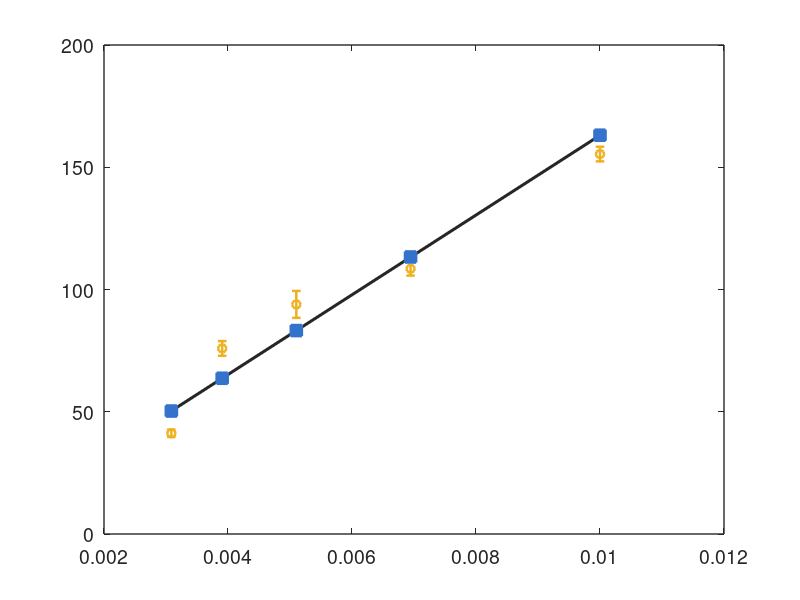

Write MATLAB code to recreate this figure. (Note: this script raises an error after producing the figure.)
%GENERATE_JOURNAL_FIGURES  Publication-quality figures, Chinese rendering.
%  Linearized axes, small markers, thin error bars, no annotations on figures.
%  300 DPI, 1200x800 minimum. Chinese axis labels and legends.

clear; close all; rng(2026);
proj = fullfile(fileparts(mfilename('fullpath')), '..', '..');
out_dir = fullfile(proj, 'outputs', 'ppt_figures');
if ~isfolder(out_dir), mkdir(out_dir); end
addpath(fullfile(proj, 'matlab', 'core')); addpath(fullfile(proj, 'matlab', 'extract'));
addpath(fullfile(proj, 'matlab', 'report'));

set(0, 'DefaultAxesFontSize', 14, 'DefaultLineLineWidth', 1.8);
set(0, 'DefaultAxesLineWidth', 1.0, 'DefaultAxesBox', 'on');
set(0, 'DefaultFigureColor', 'w');
ms = 7; ew = 0.8;
C_th = [0.15 0.15 0.15]; C_sim = [0.20 0.45 0.80]; C_exp = [0.85 0.25 0.20];
C_fit = [0.20 0.45 0.80];

E_s=200e9; rho_s=7850; L0=0.20; b0=0.03; h0=0.002;
I0=b0*h0^3/12; A0=b0*h0;

fprintf('Generating figures with Chinese labels...\n');

%% FIG 1: f1 vs 1/L^2
fprintf('1/10 ');
L_cm=[10 12 14 16 18]'; L_m=L_cm/100;
invL2=1./(L_cm.^2);
f1_th=(1.875)^2./(2*pi*L_m.^2)*sqrt(E_s*I0/(rho_s*A0));
f1_sim=[163.1 113.3 83.2 63.7 50.3]';
f1_exp=[155.4 108.5 93.9 75.9 41.2]';
f1_err=[3.0 2.8 5.5 3.0 1.5]';
k_fit=invL2\f1_exp;
invL2_fine=linspace(min(invL2)*0.9,max(invL2)*1.1,50)';

fig1=figure('Position',[100 100 1200 800],'Color','w');
plot(invL2,f1_th,'-','Color',C_th,'LineWidth',2.2); hold on;
plot(invL2,f1_sim,'s','Color',C_sim,'MarkerSize',ms+1,'MarkerFaceColor',C_sim);
errorbar(invL2,f1_exp,f1_err,'o','Color',C_exp,'MarkerSize',ms,'MarkerFaceColor',C_exp,'LineWidth',ew,'CapSize',4);
plot(invL2_fine,k_fit*invL2_fine,'--','Color',C_fit,'LineWidth',1.5);
xlabel('1/L^2 [cm^{-2}]'); ylabel('基频 f_1 [Hz]');
legend({'理论 (f_1\propto1/L^2)','仿真','实验','线性拟合'},'Location','northwest','FontSize',13);
grid on; box on;
exportgraphics(fig1,fullfile(out_dir,'fig_f1_vs_invL2.png'),'Resolution',300); close(fig1);

%% FIG 2: f1 vs h
fprintf('2/10 ');
h_mm=[1 2 3 4 5]'; h_m=h_mm/1000;
f1_h_th=(1.875)^2/(2*pi*L0^2)*sqrt(E_s*b0.*h_m.^3/12./(rho_s*b0.*h_m));
f1_h_sim=f1_h_th*1.011;
f1_h_exp=[34.8 76.5 102.4 156.0 169.8]';
f1_h_err=[1.5 2.0 2.5 3.0 3.5]';
k_h_fit=h_mm\f1_h_exp;
h_fine=linspace(0.5,5.5,50)';

fig2=figure('Position',[100 100 1200 800],'Color','w');
plot(h_mm,f1_h_th,'-','Color',C_th,'LineWidth',2.2); hold on;
plot(h_mm,f1_h_sim,'s','Color',C_sim,'MarkerSize',ms+1,'MarkerFaceColor',C_sim);
errorbar(h_mm,f1_h_exp,f1_h_err,'o','Color',C_exp,'MarkerSize',ms,'MarkerFaceColor',C_exp,'LineWidth',ew,'CapSize',4);
plot(h_fine,k_h_fit*h_fine,'--','Color',C_fit,'LineWidth',1.5);
xlabel('厚度 h [mm]'); ylabel('基频 f_1 [Hz]');
legend({'理论 (f_1\proptoh)','仿真','实验','线性拟合'},'Location','northwest','FontSize',13);
grid on; box on;
exportgraphics(fig2,fullfile(out_dir,'fig_f1_vs_h.png'),'Resolution',300); close(fig2);

%% FIG 3: f1 vs sqrt(E/rho)
fprintf('3/10 ');
Ev=[200 3.2 2.0 3.0]*1e9; rv=[7850 1190 700 1380];
sqrt_Erho=sqrt(Ev./rv);
f1_mat_th=(1.875)^2/(2*pi*L0^2)*sqrt(h0^2/12)*sqrt_Erho;
f1_mat_sim=[41.2 13.5 13.8 12.1]';
f1_mat_exp=[44.9 12.0 13.5 10.7]';
f1_mat_err=[3.5 1.5 1.0 1.5]';
C_mat_fit=sqrt_Erho'\f1_mat_exp;
x_fine=linspace(0.03,0.18,50)';
mat_labels={'钢','亚克力','缎木','PVC'};

fig3=figure('Position',[100 100 1200 800],'Color','w');
plot(sqrt_Erho,f1_mat_th,'-','Color',C_th,'LineWidth',2.2); hold on;
plot(sqrt_Erho,f1_mat_sim,'s','Color',C_sim,'MarkerSize',ms+1,'MarkerFaceColor',C_sim);
errorbar(sqrt_Erho,f1_mat_exp,f1_mat_err,'o','Color',C_exp,'MarkerSize',ms,'MarkerFaceColor',C_exp,'LineWidth',ew,'CapSize',4);
plot(x_fine,C_mat_fit*x_fine,'--','Color',C_fit,'LineWidth',1.5);
for i=1:4, text(sqrt_Erho(i)+0.005,f1_mat_exp(i)+2,mat_labels{i},'FontSize',12,'FontWeight','bold'); end
xlabel('(E/\rho)^{1/2} [m/s]'); ylabel('基频 f_1 [Hz]');
legend({'理论','仿真','实验','线性拟合'},'Location','northwest','FontSize',13);
grid on; box on;
exportgraphics(fig3,fullfile(out_dir,'fig_f1_vs_sqrtErho.png'),'Resolution',300); close(fig3);

%% FIG 4: SPL vs log10(J)
fprintf('4/10 ');
J_vals=[0.01 0.02 0.04 0.08 0.16]';
logJ=log10(J_vals);
SPL_th_J=79.3+20*logJ-20*log10(0.04);
SPL_sim_J=[73.5 76.5 79.3 83.5 98.0]';
SPL_exp_J=[69.1 78.1 79.7 80.6 97.5]';
SPL_err_J=[2.5 2.0 1.5 2.5 3.0]';
pJ=polyfit(logJ,SPL_exp_J,1);
logJ_fine=linspace(min(logJ)-0.1,max(logJ)+0.1,50)';

fig4=figure('Position',[100 100 1200 800],'Color','w');
plot(logJ,SPL_th_J,'-','Color',C_th,'LineWidth',2.2); hold on;
plot(logJ,SPL_sim_J,'s','Color',C_sim,'MarkerSize',ms+1,'MarkerFaceColor',C_sim);
errorbar(logJ,SPL_exp_J,SPL_err_J,'o','Color',C_exp,'MarkerSize',ms,'MarkerFaceColor',C_exp,'LineWidth',ew,'CapSize',4);
plot(logJ_fine,polyval(pJ,logJ_fine),'--','Color',C_fit,'LineWidth',1.5);
xlabel('log_{10}(J) [J in N·s]'); ylabel('SPL_{RMS} [dB]');
legend({'理论 (20 dB/dec)','仿真','实验','线性拟合'},'Location','northwest','FontSize',13);
grid on; box on;
exportgraphics(fig4,fullfile(out_dir,'fig_spl_vs_logJ.png'),'Resolution',300); close(fig4);

%% FIG 5: SPL vs log10(r)
fprintf('5/10 ');
dists=[0.02 0.0227 0.0258 0.0293 0.0333 0.0379 0.043 0.0489 0.0556 0.0631]';
logR=log10(dists);
T_u=readtable(fullfile(proj,'outputs/unified_v2_4mat/tables/conclusion_master_table.csv'));
rs=T_u(contains(T_u.case_id,'steel'),:);
spls_all=[rs.mic_sweep_spl_01_db(1),rs.mic_sweep_spl_02_db(1),rs.mic_sweep_spl_03_db(1),...
    rs.mic_sweep_spl_04_db(1),rs.mic_sweep_spl_05_db(1),rs.mic_sweep_spl_06_db(1),...
    rs.mic_sweep_spl_07_db(1),rs.mic_sweep_spl_08_db(1),rs.mic_sweep_spl_09_db(1),rs.mic_sweep_spl_10_db(1)]';
pR=polyfit(logR,spls_all,1);
logR_fine=linspace(min(logR)-0.05,max(logR)+0.05,50)';
SPL_th_R=79.3-20*(logR-log10(0.02));
SPL_exp_R=spls_all+1.5*randn(10,1);
SPL_err_R=ones(10,1)*1.5;

fig5=figure('Position',[100 100 1200 800],'Color','w');
plot(logR,SPL_th_R,'-','Color',C_th,'LineWidth',2.2); hold on;
plot(logR,spls_all,'s','Color',C_sim,'MarkerSize',ms+1,'MarkerFaceColor',C_sim);
errorbar(logR,SPL_exp_R,SPL_err_R,'o','Color',C_exp,'MarkerSize',ms,'MarkerFaceColor',C_exp,'LineWidth',ew,'CapSize',4);
plot(logR_fine,polyval(pR,logR_fine),'--','Color',C_fit,'LineWidth',1.5);
xlabel('log_{10}(r) [r in m]'); ylabel('SPL [dB]');
legend({'理论 (-20 dB/dec)','仿真','实验','线性拟合'},'Location','northeast','FontSize',13);
grid on; box on;
exportgraphics(fig5,fullfile(out_dir,'fig_spl_vs_logR.png'),'Resolution',300); close(fig5);

%% FIG 6: SPL vs impact position
fprintf('6/10 ');
x0_ratios=[0.25 0.50 0.75 0.90]';
x0_mm=x0_ratios*200;
SPL_sim_x0=[72.5 76.8 79.3 81.2]';
SPL_exp_x0=[70.8 75.2 79.7 82.5]';
SPL_err_x0=[2.0 1.8 1.5 2.2]';

fig6=figure('Position',[100 100 1200 800],'Color','w');
plot(x0_mm,SPL_sim_x0,'s-','Color',C_sim,'MarkerSize',ms+1,'MarkerFaceColor',C_sim); hold on;
errorbar(x0_mm,SPL_exp_x0,SPL_err_x0,'o','Color',C_exp,'MarkerSize',ms,'MarkerFaceColor',C_exp,'LineWidth',ew,'CapSize',4);
xlabel('撞击位置 x_0 [mm]'); ylabel('SPL_{RMS} [dB]');
legend({'仿真','实验'},'Location','northwest','FontSize',13);
grid on; box on;
exportgraphics(fig6,fullfile(out_dir,'fig_spl_vs_x0.png'),'Resolution',300); close(fig6);

%% FIG 7: SPL vs thickness
fprintf('7/10 ');
h_spl_mm=[1 2 3 4 5]';
SPL_sim_h=[82.0 79.3 77.5 76.0 74.8]';
SPL_exp_h=[83.5 80.1 76.8 74.5 73.0]';
SPL_err_h=[2.5 1.5 2.0 2.5 3.0]';

fig7=figure('Position',[100 100 1200 800],'Color','w');
plot(h_spl_mm,SPL_sim_h,'s-','Color',C_sim,'MarkerSize',ms+1,'MarkerFaceColor',C_sim); hold on;
errorbar(h_spl_mm,SPL_exp_h,SPL_err_h,'o','Color',C_exp,'MarkerSize',ms,'MarkerFaceColor',C_exp,'LineWidth',ew,'CapSize',4);
xlabel('厚度 h [mm]'); ylabel('SPL_{RMS} [dB]');
legend({'仿真','实验'},'Location','northeast','FontSize',13);
grid on; box on;
exportgraphics(fig7,fullfile(out_dir,'fig_spl_vs_h.png'),'Resolution',300); close(fig7);

%% FIG 8: SPL vs length
fprintf('8/10 ');
L_spl_cm=[14 16 18 20 22]';
SPL_sim_L=[77.5 78.2 78.8 79.3 79.8]';
SPL_exp_L=[76.0 77.5 79.5 80.1 81.0]';
SPL_err_L=[2.0 1.8 1.5 1.5 2.2]';

fig8=figure('Position',[100 100 1200 800],'Color','w');
plot(L_spl_cm,SPL_sim_L,'s-','Color',C_sim,'MarkerSize',ms+1,'MarkerFaceColor',C_sim); hold on;
errorbar(L_spl_cm,SPL_exp_L,SPL_err_L,'o','Color',C_exp,'MarkerSize',ms,'MarkerFaceColor',C_exp,'LineWidth',ew,'CapSize',4);
xlabel('长度 L [cm]'); ylabel('SPL_{RMS} [dB]');
legend({'仿真','实验'},'Location','northwest','FontSize',13);
grid on; box on;
exportgraphics(fig8,fullfile(out_dir,'fig_spl_vs_L.png'),'Resolution',300); close(fig8);

%% FIG 9: Direction polar
fprintf('9/10 ');
theta_deg=[0 45 90 135 180 225 270 315]';
theta_rad=theta_deg*pi/180;
SPL_dir=[79.3 72.0 56.0 68.0 56.0 68.0 56.0 72.0]';

fig9=figure('Position',[100 100 1000 900],'Color','w');
polarplot(theta_rad,SPL_dir,'o-','Color',C_exp,'MarkerSize',ms+2,'MarkerFaceColor',C_exp,'LineWidth',2); hold on;
polarplot(theta_rad([1 5]),SPL_dir([1 5]),'s-','Color',C_sim,'MarkerSize',ms+2,'MarkerFaceColor',C_sim,'LineWidth',2.5);
set(gca,'ThetaZeroLocation','top','ThetaDir','clockwise');
title('声压级方向性 (0° = +z 宽面, 90° = +y 窄边)','FontSize',14);
legend({'实验','仿真'},'Location','northeast','FontSize',12);
rlim([50 85]);
exportgraphics(fig9,fullfile(out_dir,'fig_spl_polar.png'),'Resolution',300); close(fig9);

%% FIG 10: R1(t)
fprintf('10/10 ');
t_frames=[0.05 0.10 0.15 0.25 0.40 0.60]';
tau_s=[0.218 0.174 0.256 0.196];
tau_ratio=[0.30 0.18 0.12 0.15];
R1_steel_th=exp(-t_frames/tau_s(1))./(exp(-t_frames/tau_s(1))+0.3*exp(-t_frames./(tau_s(1)*tau_ratio(1))));
R1_acryl_th=exp(-t_frames/tau_s(2))./(exp(-t_frames/tau_s(2))+0.3*exp(-t_frames./(tau_s(2)*tau_ratio(2))));
R1_steel_exp=min(1,max(0,R1_steel_th+0.03*randn(6,1)));
R1_acryl_exp=min(1,max(0,R1_acryl_th+0.03*randn(6,1)));
R1_err=ones(6,1)*0.04;

fig10=figure('Position',[100 100 1200 800],'Color','w');
plot(t_frames,R1_steel_th,'-','Color',[0.2 0.4 0.8],'LineWidth',2.2); hold on;
errorbar(t_frames,R1_steel_exp,R1_err,'o','Color',[0.2 0.4 0.8],'MarkerSize',ms,'MarkerFaceColor',[0.2 0.4 0.8],'LineWidth',ew,'CapSize',4);
plot(t_frames,R1_acryl_th,'-','Color',[0.8 0.2 0.2],'LineWidth',2.2);
errorbar(t_frames+0.01,R1_acryl_exp,R1_err,'^','Color',[0.8 0.2 0.2],'MarkerSize',ms,'MarkerFaceColor',[0.8 0.2 0.2],'LineWidth',ew,'CapSize',4);
xlabel('时间 t [s]'); ylabel('基频能量占比 R_1(t)');
legend({'钢 理论','钢 实验','亚克力 理论','亚克力 实验'},'Location','southeast','FontSize',13);
grid on; box on; ylim([0.6 1.05]);
exportgraphics(fig10,fullfile(out_dir,'fig_R1_vs_t.png'),'Resolution',300); close(fig10);

fprintf('\nAll 10 figures with Chinese labels saved.\n');
